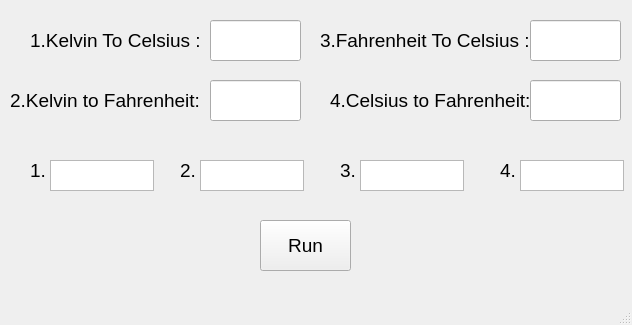
<?xml version="1.0" encoding="UTF-8"?>
<ui version="4.0">
 <class>MainWindow</class>
 <widget class="QMainWindow" name="MainWindow">
  <property name="geometry">
   <rect>
    <x>0</x>
    <y>0</y>
    <width>632</width>
    <height>325</height>
   </rect>
  </property>
  <property name="windowTitle">
   <string>MainWindow</string>
  </property>
  <widget class="QWidget" name="centralwidget">
   <widget class="QLabel" name="label_2">
    <property name="geometry">
     <rect>
      <x>10</x>
      <y>80</y>
      <width>191</width>
      <height>41</height>
     </rect>
    </property>
    <property name="maximumSize">
     <size>
      <width>16777215</width>
      <height>16777215</height>
     </size>
    </property>
    <property name="font">
     <font>
      <pointsize>14</pointsize>
     </font>
    </property>
    <property name="text">
     <string>2.Kelvin to Fahrenheit:</string>
    </property>
   </widget>
   <widget class="QLabel" name="label_4">
    <property name="geometry">
     <rect>
      <x>320</x>
      <y>20</y>
      <width>211</width>
      <height>41</height>
     </rect>
    </property>
    <property name="maximumSize">
     <size>
      <width>16777215</width>
      <height>16777215</height>
     </size>
    </property>
    <property name="font">
     <font>
      <pointsize>14</pointsize>
     </font>
    </property>
    <property name="text">
     <string>3.Fahrenheit To Celsius :</string>
    </property>
   </widget>
   <widget class="QLineEdit" name="txtFTC">
    <property name="geometry">
     <rect>
      <x>530</x>
      <y>20</y>
      <width>91</width>
      <height>41</height>
     </rect>
    </property>
    <property name="font">
     <font>
      <pointsize>12</pointsize>
     </font>
    </property>
   </widget>
   <widget class="QLabel" name="label_7">
    <property name="geometry">
     <rect>
      <x>340</x>
      <y>150</y>
      <width>81</width>
      <height>41</height>
     </rect>
    </property>
    <property name="font">
     <font>
      <pointsize>14</pointsize>
     </font>
    </property>
    <property name="text">
     <string>3.</string>
    </property>
   </widget>
   <widget class="QTextEdit" name="res2">
    <property name="geometry">
     <rect>
      <x>200</x>
      <y>160</y>
      <width>104</width>
      <height>31</height>
     </rect>
    </property>
    <property name="font">
     <font>
      <pointsize>12</pointsize>
     </font>
    </property>
   </widget>
   <widget class="QLabel" name="label_5">
    <property name="geometry">
     <rect>
      <x>30</x>
      <y>150</y>
      <width>81</width>
      <height>41</height>
     </rect>
    </property>
    <property name="font">
     <font>
      <pointsize>14</pointsize>
     </font>
    </property>
    <property name="text">
     <string>1.</string>
    </property>
   </widget>
   <widget class="QLabel" name="label_3">
    <property name="geometry">
     <rect>
      <x>330</x>
      <y>80</y>
      <width>201</width>
      <height>41</height>
     </rect>
    </property>
    <property name="maximumSize">
     <size>
      <width>16777215</width>
      <height>16777215</height>
     </size>
    </property>
    <property name="font">
     <font>
      <pointsize>14</pointsize>
     </font>
    </property>
    <property name="text">
     <string>4.Celsius to Fahrenheit:</string>
    </property>
   </widget>
   <widget class="QTextEdit" name="res4">
    <property name="geometry">
     <rect>
      <x>520</x>
      <y>160</y>
      <width>104</width>
      <height>31</height>
     </rect>
    </property>
    <property name="font">
     <font>
      <pointsize>12</pointsize>
     </font>
    </property>
   </widget>
   <widget class="QPushButton" name="pushButton">
    <property name="geometry">
     <rect>
      <x>260</x>
      <y>220</y>
      <width>91</width>
      <height>51</height>
     </rect>
    </property>
    <property name="font">
     <font>
      <pointsize>14</pointsize>
     </font>
    </property>
    <property name="text">
     <string>Run</string>
    </property>
   </widget>
   <widget class="QLabel" name="label_6">
    <property name="geometry">
     <rect>
      <x>180</x>
      <y>150</y>
      <width>81</width>
      <height>41</height>
     </rect>
    </property>
    <property name="font">
     <font>
      <pointsize>14</pointsize>
     </font>
    </property>
    <property name="text">
     <string>2.</string>
    </property>
   </widget>
   <widget class="QLineEdit" name="txtKTC">
    <property name="geometry">
     <rect>
      <x>210</x>
      <y>20</y>
      <width>91</width>
      <height>41</height>
     </rect>
    </property>
    <property name="font">
     <font>
      <pointsize>12</pointsize>
     </font>
    </property>
   </widget>
   <widget class="QLineEdit" name="txtCTF">
    <property name="geometry">
     <rect>
      <x>530</x>
      <y>80</y>
      <width>91</width>
      <height>41</height>
     </rect>
    </property>
    <property name="font">
     <font>
      <pointsize>12</pointsize>
     </font>
    </property>
   </widget>
   <widget class="QLabel" name="label">
    <property name="geometry">
     <rect>
      <x>30</x>
      <y>20</y>
      <width>171</width>
      <height>41</height>
     </rect>
    </property>
    <property name="maximumSize">
     <size>
      <width>16777215</width>
      <height>16777215</height>
     </size>
    </property>
    <property name="font">
     <font>
      <pointsize>14</pointsize>
     </font>
    </property>
    <property name="text">
     <string>1.Kelvin To Celsius :</string>
    </property>
   </widget>
   <widget class="QTextEdit" name="res3">
    <property name="geometry">
     <rect>
      <x>360</x>
      <y>160</y>
      <width>104</width>
      <height>31</height>
     </rect>
    </property>
    <property name="font">
     <font>
      <pointsize>12</pointsize>
     </font>
    </property>
   </widget>
   <widget class="QLabel" name="label_8">
    <property name="geometry">
     <rect>
      <x>500</x>
      <y>150</y>
      <width>81</width>
      <height>41</height>
     </rect>
    </property>
    <property name="font">
     <font>
      <pointsize>14</pointsize>
     </font>
    </property>
    <property name="text">
     <string>4.</string>
    </property>
   </widget>
   <widget class="QTextEdit" name="res1">
    <property name="geometry">
     <rect>
      <x>50</x>
      <y>160</y>
      <width>104</width>
      <height>31</height>
     </rect>
    </property>
    <property name="font">
     <font>
      <pointsize>12</pointsize>
     </font>
    </property>
   </widget>
   <widget class="QLineEdit" name="txtKTF">
    <property name="geometry">
     <rect>
      <x>210</x>
      <y>80</y>
      <width>91</width>
      <height>41</height>
     </rect>
    </property>
    <property name="font">
     <font>
      <pointsize>12</pointsize>
     </font>
    </property>
   </widget>
  </widget>
  <widget class="QMenuBar" name="menubar">
   <property name="geometry">
    <rect>
     <x>0</x>
     <y>0</y>
     <width>632</width>
     <height>21</height>
    </rect>
   </property>
  </widget>
  <widget class="QStatusBar" name="statusbar"/>
 </widget>
 <resources/>
 <connections/>
</ui>
